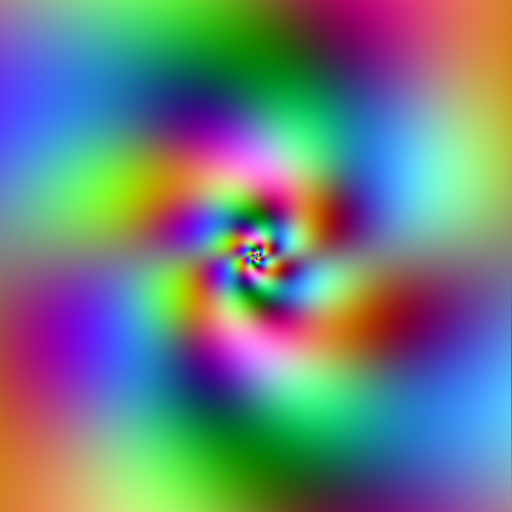
Frame 1 (no input)
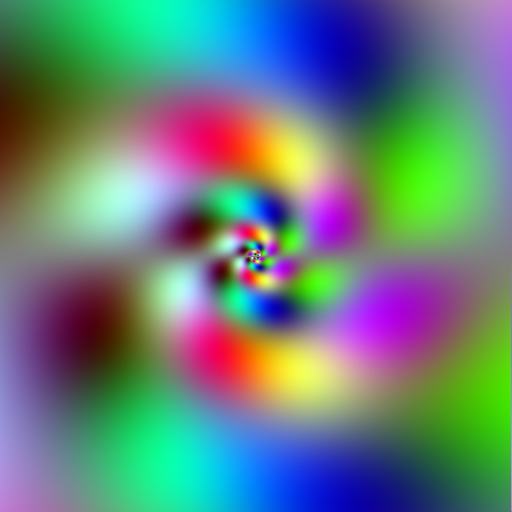
Frame 60 (the mouse pressed at the canvas centre just before this capture)
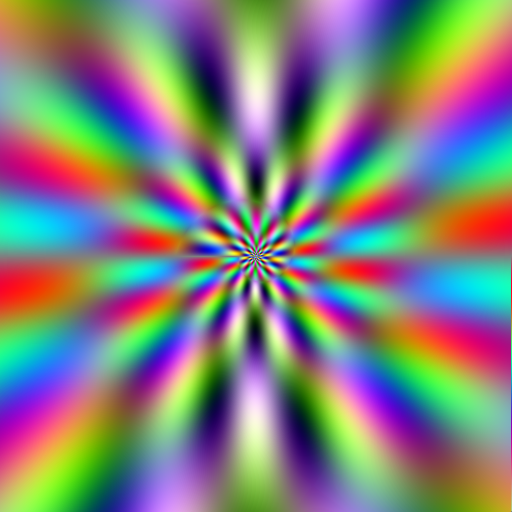
Frame 120 (the mouse held since frame 60 and released just before this capture)

The Processing sketch that drew these frames (run headless with seeded random() and noise(); from frame 60 on, the mouse is pressed at the canvas centre):

// Processing sketch: startburst_spiral
// ── startburst_spiral.pde

// Spiral_Starburst
// http://www.openprocessing.org/sketch/58830
// original 'Log Starburst' by Jim Baumgardner
// http://www.openprocessing.org/sketch/1255
// hint: Mouse click changes animation parameters!
//  v1.0  2012-04-11   initial release
//  v1.1  2013-02-18   mouseDragged added
//  v1.2  2013-02-25   dynamic resolution handling
 
float sineTable[], dTable[], aTable[];
int pixelCount = 0;
int mx=12, my=64;
boolean showFPS = false;
 
void setup()
{
  size(512, 512);
  frameRate(30);
  colorMode(RGB, 2);   // color range 0.0 .. 2.0
   
  // precalculate 1 period of the sine wave (360 degrees)
  sineTable = new float[360];
  for (int i = 0; i < 360; i++)
    sineTable[i] = sin(radians(i));
}
 
void draw()
{
  calcPolarCoord();
  float d, a, r, g, b;
  float t = millis() * 0.005;        // time
  float mr = 1.0 + sin(t*0.414);      
  float mg = 2.0 + cos(t*0.321);      
  float mb = 3.0 + sin(t*0.345);      
  int rr = 1 + mx / 24;
  int rg = 1 + my / 20;
  int rb = 1 + my / 29;
  int offset = 0;
  loadPixels();
  for (int ni = 0; ni < pixelCount; ni++)
  { a = aTable[offset];    
    d = dTable[offset] * 4 + a;
    r = 1.0 + sineTable[int(degrees(a)*rr) % 360] * sineTable[      int(degrees(d+mr)) % 360] ;
    g = 1.0 + sineTable[int(degrees(a)*rg) % 360] * sineTable[359 - int(degrees(abs(d+mg-t))) % 360];
    b = 1.0 + sineTable[int(degrees(a)*rb) % 360] * sineTable[      int(degrees(d+mb+t)) % 360];
    pixels[offset++] = color(r, g, b);     // set pixel color
  }
  updatePixels();
  //drawTable();   //only for testing
  if (showFPS)
    text (round(frameRate) +" fps",22,22); 
}
 
// calculate polar coordination table values
void calcPolarCoord()
{
  int newPixelCount = width*height;
  if (newPixelCount == pixelCount) return;  // no size changes ? ===>
  //println ("size: "+width+"*"+height+" = "+newPixelCount);
  pixelCount = newPixelCount;
  dTable = new float[pixelCount];  // distance
  aTable = new float[pixelCount];  // angle
  float cx = width/2;              // center x
  float cy = height/2;             // center y
  int n = 0;
  for (int y = 0; y < height; y++)
    for (int x = 0; x < width; x++)
      if ((x != cx) || (y != cy))
      { dTable[n] = log(0.1+dist(x, y, cx, cy));
        aTable[n++] = atan2(y - cy, x - cx) + PI;
      }
}
 
void drawTable()   // only for testing
{
  for (int xi = 0; xi < width; xi++)
  { stroke(1+sineTable[(frameCount+xi)%360]);
    line (xi,0,xi,20);
  } 
}
 
void mousePressed()
{
  mx = mouseX;
  my = mouseY;
}
 
void mouseDragged()
{
  mx = abs(mouseX);
  my = abs(mouseY);
}
 
void keyPressed()
{
  if      (key == 's') save ("Spiral_Starburst.png");
  else if (key == 'f') showFPS = !showFPS;
  else
  { mx = int(random(width));
    my = int(random(height));
  }
  // only for testing...
  if      (key == '-') size(width-1,height-1);
  else if (key == '+') size(width+1,height+1);
}
